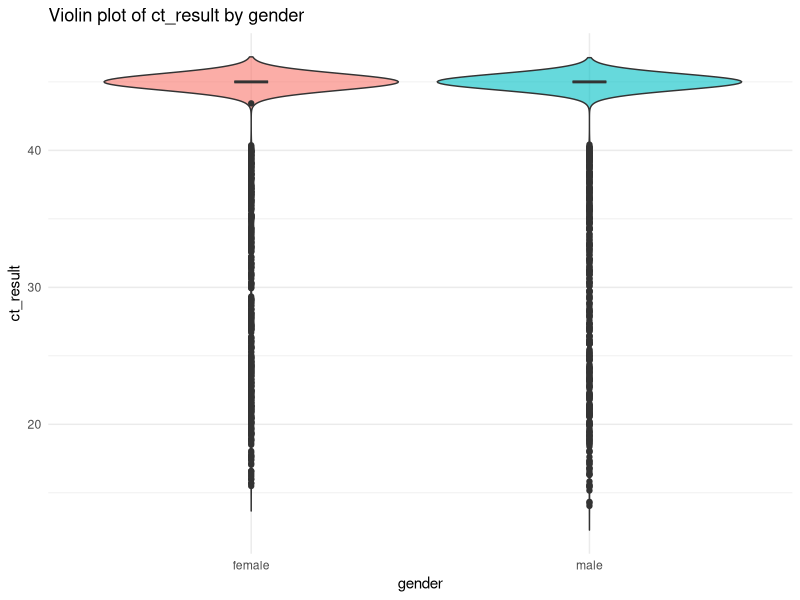
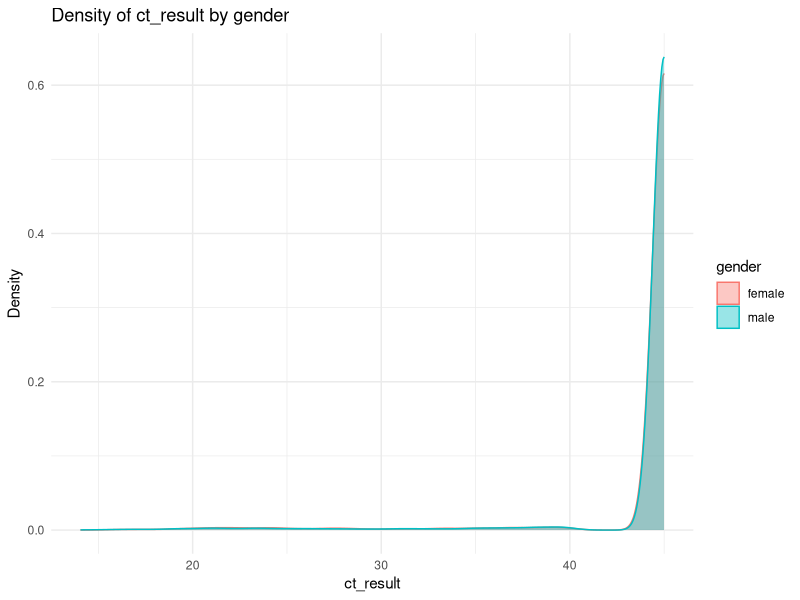

These figures' R source, in order:
#Task4_Fatemeh 
#Create plots that would help answer these questions:
##Does the distribution of the ct_result differ with sex group? 

##Loading libraries
library(tidyverse)
library(here)

##Loading tidied dataset
data <- read_delim(here("data", "exam_data_tidier_2025-09-09.txt"), delim = " ")
data


# Violin plot: shows full distribution shape
##The violin plot indicates that the ct_result distributions for females and males are nearly identical, showing no meaningful difference between the two sex groups
ggplot(data, aes(x = gender, y = ct_result, fill = gender)) +
  geom_violin(trim = FALSE, alpha = 0.6) +
  geom_boxplot(width = 0.1, fill = "white") +
  labs(title = "Violin plot of ct_result by gender",
       x = "gender",
       y = "ct_result") +
  theme_minimal() +
  theme(legend.position = "none")

# Density plot: both groups overlaid
##The density plot shows that the ct_result distributions for females and males almost completely overlap
ggplot(data, aes(x = ct_result, colour = gender, fill = gender)) +
  geom_density(alpha = 0.4) +
  labs(title = "Density of ct_result by gender",
       x = "ct_result",
       y = "Density") +
  theme_minimal()

